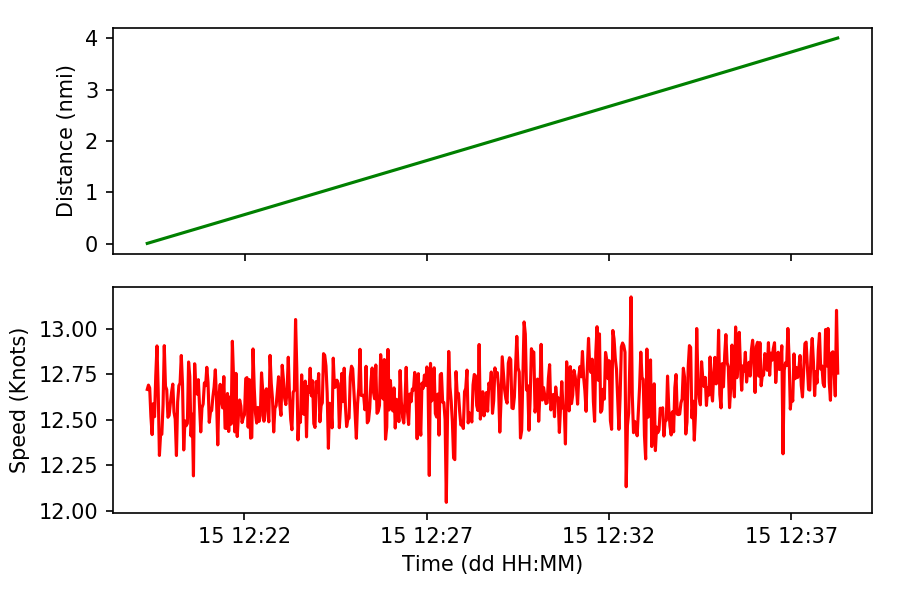

The script that saved this image:
#!/usr/bin/env python3
"""
Example getting cumulated distance and speed from longitude and latitude
positions.
"""

__authors__ = ['Alejandro Ariza'
               ] 

#------------------------------------------------------------------------------
# import modules
import os
import matplotlib.pyplot as plt
from echolab2.instruments import EK60
from echopy.utils import transform as tf

#------------------------------------------------------------------------------
# load rawfile
path = os.path.abspath(os.path.join(os.path.dirname(__file__), '..', 'data'))
rawfile = os.path.join(path, 'JR230-D20091215-T121917.raw')
ek60    = EK60.EK60()
ek60.read_raw(rawfile)

#------------------------------------------------------------------------------
# get 120 kHz data
raw38 = ek60.get_raw_data(channel_number=1)
t38   = ek60.nmea_data.interpolate(raw38.get_Sv(), 'GGA')['ping_time']
lon38 = ek60.nmea_data.interpolate(raw38.get_Sv(), 'GGA')['longitude']
lat38 = ek60.nmea_data.interpolate(raw38.get_Sv(), 'GGA')['latitude']

dis38    = tf.pos2dis(lon38, lat38, units='nm')
knots38 = tf.dis2speed(t38, dis38)

#------------------------------------------------------------------------------
# Figures
plt.figure(figsize=(6,4))

# Distance
plt.subplot(211)
plt.plot(t38, dis38, 'g')
plt.tick_params(labelbottom=False)
plt.ylabel('Distance (nmi)')

# Speed
plt.subplot(212)
plt.plot(t38, knots38, 'r')
plt.ylabel('Speed (Knots)')
plt.xlabel('Time (dd HH:MM)')

# Show and save
plt.tight_layout()
plt.show()
# plt.savefig('getting_distance_and_speed.png', figsize=(6,4), dpi=150)